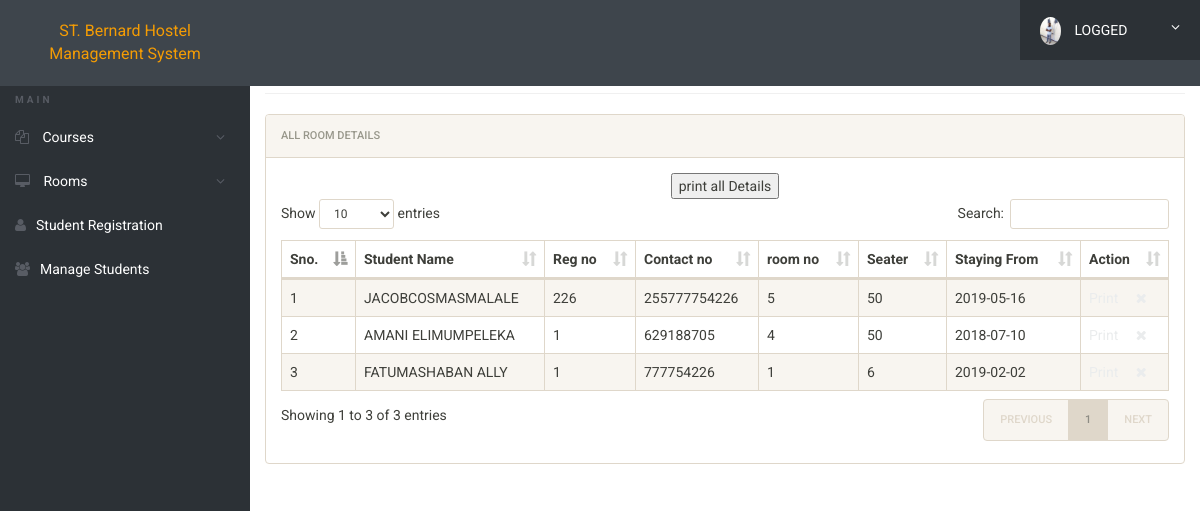
Screenshot of /admin/manage-students.php (signed in) with the database file from the repository.
### tables this page shows
CREATE TABLE IF NOT EXISTS `registration` (
  `id` int(11) NOT NULL AUTO_INCREMENT,
  `roomno` int(11) NOT NULL,
  `seater` int(11) NOT NULL,
  `feespm` int(11) NOT NULL,
  `foodstatus` int(11) NOT NULL,
  `stayfrom` date NOT NULL,
  `duration` int(11) NOT NULL,
  `course` varchar(500) NOT NULL,
  `regno` int(11) NOT NULL,
  `firstName` varchar(500) NOT NULL,
  `middleName` varchar(500) NOT NULL,
  `lastName` varchar(500) NOT NULL,
  `gender` varchar(250) NOT NULL,
  `contactno` bigint(11) NOT NULL,
  `emailid` varchar(500) NOT NULL,
  `egycontactno` bigint(11) NOT NULL,
  `guardianName` varchar(500) NOT NULL,
  `guardianRelation` varchar(500) NOT NULL,
  `guardianContactno` bigint(11) NOT NULL,
  `corresAddress` varchar(500) NOT NULL,
  `corresCIty` varchar(500) NOT NULL,
  `corresState` varchar(500) NOT NULL,
  `corresPincode` int(11) NOT NULL,
  `pmntAddress` varchar(500) NOT NULL,
  `pmntCity` varchar(500) NOT NULL,
  `pmnatetState` varchar(500) NOT NULL,
  `pmntPincode` int(11) NOT NULL,
  `postingDate` timestamp NOT NULL DEFAULT CURRENT_TIMESTAMP,
  `updationDate` varchar(500) NOT NULL,
  PRIMARY KEY (`id`)
);

### admin/manage-students.php (the view, shortened to what this page needs)
<?php
include('includes/config.php');
?>
<!doctype html>
<html lang="en" class="no-js">
<head>
	<link rel="stylesheet" href="css/font-awesome.min.css">
	<link rel="stylesheet" href="css/bootstrap.min.css">
	<link rel="stylesheet" href="css/dataTables.bootstrap.min.css">
	<link rel="stylesheet" href="css/bootstrap-social.css">
	<link rel="stylesheet" href="css/bootstrap-select.css">
	<link rel="stylesheet" href="css/fileinput.min.css">
	<link rel="stylesheet" href="css/awesome-bootstrap-checkbox.css">
	<link rel="stylesheet" href="css/style.css">
</head>
<body>
	<?php include('includes/header.php');?>
	<div class="ts-main-content">
			<?php include('includes/sidebar.php');?>
		<div class="content-wrapper">
			<div class="container-fluid">
				<div class="row">
					<div class="col-md-12">
						<h2 class="page-title">Manage Rooms</h2>
						<div class="panel panel-default">
							<div class="panel-heading">All Room Details</div>
							<div class="panel-body">
								<table id="zctb" class="display table table-striped table-bordered table-hover" cellspacing="0" width="100%">
									<thead>
										<tr>
											<th>Sno.</th>
											<th>Student Name</th>
											<th>Reg no</th>
											<th>Contact no </th>
											<th>room no  </th>
											<th>Seater </th>
											<th>Staying From </th>
											<th>Action</th>
										</tr>
									</thead>
										    <center>
<input type="button" value="print all Details" onclick=Javascript:window.print()>
</center>
									<tbody>
<?php
$ret="select * from registration";
$stmt= $mysqli->prepare($ret) ;
$stmt->execute() ;
$res=$stmt->get_result();
$cnt=1;
while($row=$res->fetch_object())
	  {
	  	?>
<tr><td><?php echo $cnt;;?></td>
<td><?php echo $row->firstName;?><?php echo $row->middleName;?><?php echo $row->lastName;?></td>
<td><?php echo $row->regno;?></td>
<td><?php echo $row->contactno;?></td>
<td><?php echo $row->roomno;?></td>
<td><?php echo $row->seater;?></td>
<td><?php echo $row->stayfrom;?></td>
<td>
<a href="javascript:void(0);"  onClick="popUpWindow('full-profile.php?id=<?php echo $row->emailid;?>');" title="View Full Details">Print&nbsp;&nbsp;&nbsp;&nbsp;</a>
<a href="manage-students.php?del=<?php echo $row->id;?>" title="Delete Record" onclick="return confirm("Do you want to delete");"><i class="fa fa-close"></i></a></td>
										</tr>
									<?php
$cnt=$cnt+1;
									 } ?>
									</tbody>
								</table>
							</div>
						</div>
					</div>
				</div>
			</div>
		</div>
	</div>
</body>
</html>

### admin/css/style.css (style rules this page uses)
html { font-size: 14px; }
@media only screen and (min-width: 480px) { html { font-size: 17px; } }
@media only screen and (min-width: 768px) { html { font-size: 14px; } }
body { font-size: 1em; }
a { color: #eaeced; }
.panel { overflow: hidden; }
.page-title { padding-bottom: 15px; margin-bottom: 20px; border-bottom: 1px solid #f0f0f0; }
.ts-main-content .content-wrapper { padding-top: 15px; margin-top: 10px; }
@media only screen and (min-width: 992px) { .ts-main-content .content-wrapper { margin-left: 250px; } }

### rows the page displays
registration: firstName "JACOB", middleName "COSMAS", lastName "MALALE", regno "226", contactno "255777754226", roomno "5", seater "50", stayfrom "2019-05-16"
registration: firstName "AMANI", middleName "ELIMU", lastName "MPELEKA", regno "1", contactno "629188705", roomno "4", seater "50", stayfrom "2018-07-10"
registration: firstName "FATUMA", middleName "SHABAN", lastName "ALLY", regno "1", contactno "777754226", roomno "1", seater "6", stayfrom "2019-02-02"
